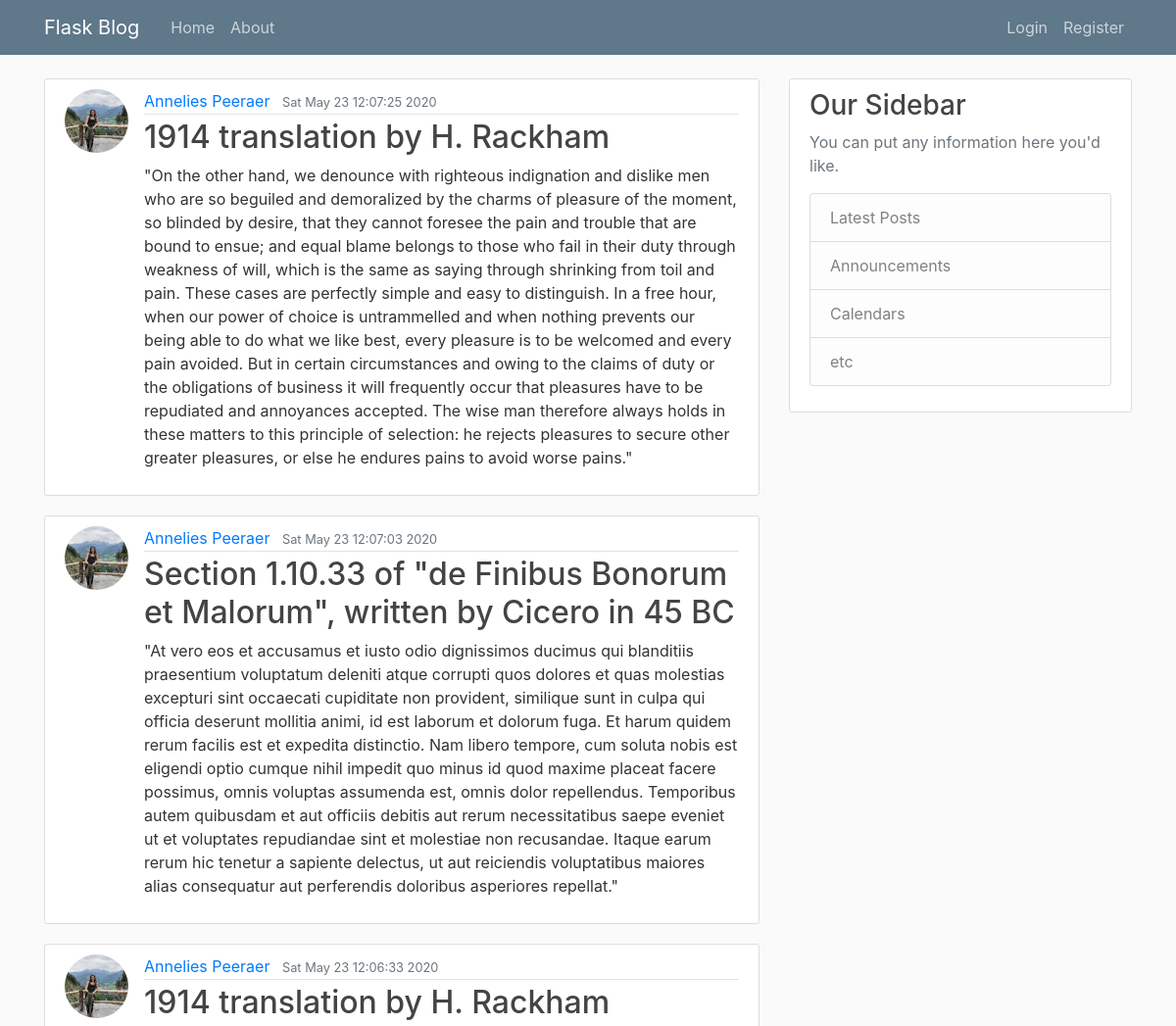
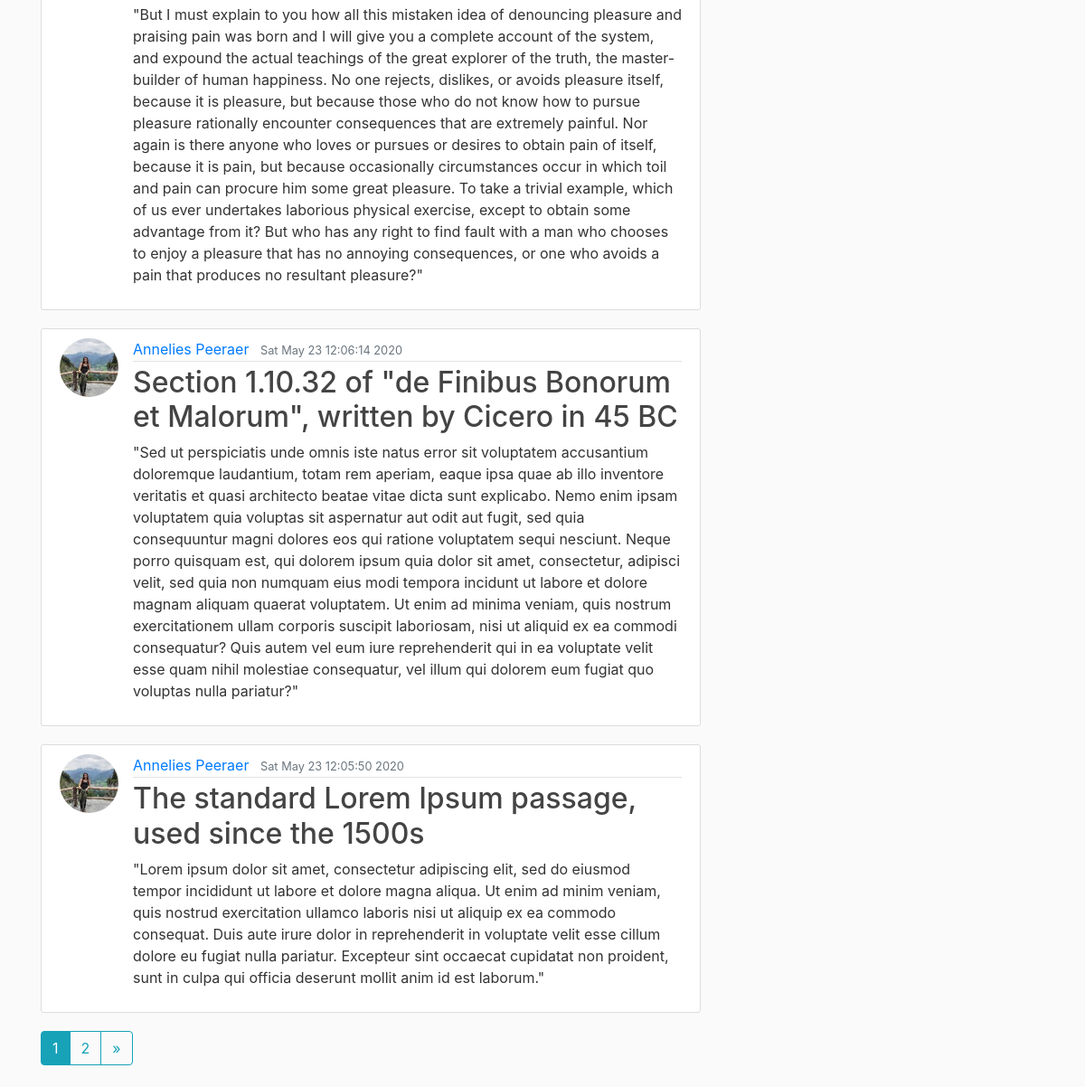
The page /home on the database its author committed (2 pictures, top to bottom).
### flaskblog/models.py (models this page shows, shortened)
class Post(db.Model):
    id = db.Column(db.Integer, primary_key=True)
    title = db.Column(db.String(100), nullable=False)
    date_posted = db.Column(db.DateTime, nullable=False, default=datetime.now)
    content = db.Column(db.Text, nullable=False)
    user_id = db.Column(db.Integer, db.ForeignKey('user.id'), nullable=False)

class User(db.Model, UserMixin):
    id = db.Column(db.Integer, primary_key=True)
    username = db.Column(db.String(20), unique=True, nullable=False)
    email = db.Column(db.String(120), unique=True, nullable=False)
    image_file = db.Column(db.String(20), nullable=False, default='default.jpg')
    password = db.Column(db.String(60), nullable=False)
    posts = db.relationship('Post', backref='author', lazy=True)

### flaskblog/routes.py (the view)
@app.route("/")
@app.route("/home")
def home():
    page = request.args.get('page', 1, type=int)
    posts = Post.query.order_by(Post.date_posted.desc()).paginate(page=page, per_page=5)
    return render_template('home.html', posts=posts)

### flaskblog/templates/home.html (shortened to what this page needs)
{% extends "layout.html" %}
{% block content %}
    {% for post in posts.items %}
        <article class="media content-section">
            <img class="rounded-circle article-img" src="{{ url_for('static', filename='profile_pics/' + post.author.image_file) }}">
            <div class="media-body">
                <div class="article-metadata">
                    <a class="mr-2" href="#">{{ post.author.username }}</a>
                    <small class="text-muted">{{ post.date_posted.strftime('%c') }}</small>
                </div>
                <h2><a class="article-title" href="{{ url_for('post', post_id=post.id) }}">{{ post.title }}</a></h2>
                <p class="article-content">{{ post.content }}</p>
            </div>
        </article>
    {% endfor %}
    <div class="btn-group">
        {% for page_num in posts.iter_pages(left_edge=1, right_edge=1, left_current=1, right_current=2) %}
            {% if page_num %}
                {% if posts.page == page_num %}
                    <a class="btn btn-info mb-4" href="{{ url_for('home', page=page_num) }}">{{ page_num }}</a>
                {% else %}
                    <a class="btn btn-outline-info mb-4" href="{{ url_for('home', page=page_num) }}">{{ page_num }}</a>
                {% endif %}
            {% else %}
                <span class="btn btn-outline-info mb-4 disabled">...</span>
            {% endif %}
        {% endfor %}
        {% if posts.has_next %}
            <a class="btn btn-outline-info mb-4" href="{{ url_for('home', page=posts.next_num) }}">
                <span>&raquo;</span>
            </a>
        {% endif %}
    </div>
{% endblock content %}

### flaskblog/templates/layout.html (shortened to what this page needs)
<!DOCTYPE html>
<html lang="en">
<head>
    <link rel="stylesheet" href="https://stackpath.bootstrapcdn.com/bootstrap/4.5.0/css/bootstrap.min.css">
    <link rel="stylesheet" type="text/css" href="{{ url_for('static', filename='main.css') }}">
</head>
<body>
    <header class="site-header">
        <nav class="navbar navbar-expand-md navbar-dark bg-steel fixed-top">
            <div class="container">
                <a class="navbar-brand mr-4" href="/">Flask Blog</a>
                <div class="collapse navbar-collapse" id="navbarToggle">
                    <div class="navbar-nav mr-auto">
                        <a class="nav-item nav-link" href="{{ url_for('home') }}">Home</a>
                        <a class="nav-item nav-link" href="{{ url_for('about') }}">About</a>
                    </div>
                    <div class="navbar-nav">
                        {% if current_user.is_authenticated %}
                            <a class="nav-item nav-link" href="{{ url_for('new_post') }}">New Post</a>
                            <a class="nav-item nav-link" href="{{ url_for('account') }}">Account</a>
                            <a class="nav-item nav-link" href="{{ url_for('logout') }}">Logout</a>
                        {% else %}
                            <a class="nav-item nav-link" href="{{ url_for('login') }}">Login</a>
                            <a class="nav-item nav-link" href="{{ url_for('register') }}">Register</a>
                        {% endif %}
                    </div>
                </div>
            </div>
        </nav>
    </header>
    <main role="main" class="container">
        <div class="row">
            <div class="col-md-8">
                {% block content %}{% endblock content %}
            </div>
            <div class="col-md-4">
                <div class="content-section">
                    <h3>Our Sidebar</h3>
                    <p class='text-muted'>You can put any information here you'd like.
                        <ul class="list-group">
                            <li class="list-group-item list-group-item-light">Latest Posts</li>
                            <li class="list-group-item list-group-item-light">Announcements</li>
                            <li class="list-group-item list-group-item-light">Calendars</li>
                            <li class="list-group-item list-group-item-light">etc</li>
                        </ul>
                    </p>
                </div>
            </div>
        </div>
    </main>
</body>
</html>

### flaskblog/static/main.css (style rules this page uses)
body { background: #fafafa; color: #333333; margin-top: 5rem; }
h1, h2, h3, h4, h5, h6 { color: #444444; }
.bg-steel { background-color: #5f788a; }
.site-header .navbar-nav .nav-link { color: #cbd5db; }
.content-section { background: #ffffff; padding: 10px 20px; border: 1px solid #dddddd; border-radius: 3px; margin-bottom: 20px; }
.article-title { color: #444444; }
.article-content { white-space: pre-line; }
.article-img { height: 65px; width: 65px; margin-right: 16px; }
.article-metadata { padding-bottom: 1px; margin-bottom: 4px; border-bottom: 1px solid #e3e3e3 }

### rows shown on the page
Post: image_file (picture), author.username "Annelies Peeraer", date_posted "Sat May 23 12:07:25 2020", title "1914 translation by H. Rackham", content "\"On the other hand, we denounce with righteous indignation and dislike men who are so beguiled and demoralized by the charms of pleasure of the moment, so blinded by desire, that they cannot foresee the pain and trouble that are bound to ensue; and equal blame belongs to those who fail in their duty through weakness of will, which is the same as saying through shrinking from toil and pain. These cases are perfectly simple and easy to distinguish. In a free hour, when our power of choice is untrammelled and when nothing prevents our being able to do what we like best, every pleasure is to be welcomed and every pain avoided. But in certain circumstances and owing to the claims of duty or the…"
Post: image_file (picture), author.username "Annelies Peeraer", date_posted "Sat May 23 12:07:03 2020", title "Section 1.10.33 of \"de Finibus Bonorum et Malorum\", written by Cicero in 45 BC", content "\"At vero eos et accusamus et iusto odio dignissimos ducimus qui blanditiis praesentium voluptatum deleniti atque corrupti quos dolores et quas molestias excepturi sint occaecati cupiditate non provident, similique sunt in culpa qui officia deserunt mollitia animi, id est laborum et dolorum fuga. Et harum quidem rerum facilis est et expedita distinctio. Nam libero tempore, cum soluta nobis est eligendi optio cumque nihil impedit quo minus id quod maxime placeat facere possimus, omnis voluptas assumenda est, omnis dolor repellendus. Temporibus autem quibusdam et aut officiis debitis aut rerum necessitatibus saepe eveniet ut et voluptates repudiandae sint et molestiae non recusandae. Itaque…"
Post: image_file (picture), author.username "Annelies Peeraer", date_posted "Sat May 23 12:06:33 2020", title "1914 translation by H. Rackham", content "\"But I must explain to you how all this mistaken idea of denouncing pleasure and praising pain was born and I will give you a complete account of the system, and expound the actual teachings of the great explorer of the truth, the master-builder of human happiness. No one rejects, dislikes, or avoids pleasure itself, because it is pleasure, but because those who do not know how to pursue pleasure rationally encounter consequences that are extremely painful. Nor again is there anyone who loves or pursues or desires to obtain pain of itself, because it is pain, but because occasionally circumstances occur in which toil and pain can procure him some great pleasure. To take a trivial example,…"
Post: image_file (picture), author.username "Annelies Peeraer", date_posted "Sat May 23 12:06:14 2020", title "Section 1.10.32 of \"de Finibus Bonorum et Malorum\", written by Cicero in 45 BC", content "\"Sed ut perspiciatis unde omnis iste natus error sit voluptatem accusantium doloremque laudantium, totam rem aperiam, eaque ipsa quae ab illo inventore veritatis et quasi architecto beatae vitae dicta sunt explicabo. Nemo enim ipsam voluptatem quia voluptas sit aspernatur aut odit aut fugit, sed quia consequuntur magni dolores eos qui ratione voluptatem sequi nesciunt. Neque porro quisquam est, qui dolorem ipsum quia dolor sit amet, consectetur, adipisci velit, sed quia non numquam eius modi tempora incidunt ut labore et dolore magnam aliquam quaerat voluptatem. Ut enim ad minima veniam, quis nostrum exercitationem ullam corporis suscipit laboriosam, nisi ut aliquid ex ea commodi…"
Post: image_file (picture), author.username "Annelies Peeraer", date_posted "Sat May 23 12:05:50 2020", title "The standard Lorem Ipsum passage, used since the 1500s", content "\"Lorem ipsum dolor sit amet, consectetur adipiscing elit, sed do eiusmod tempor incididunt ut labore et dolore magna aliqua. Ut enim ad minim veniam, quis nostrud exercitation ullamco laboris nisi ut aliquip ex ea commodo consequat. Duis aute irure dolor in reprehenderit in voluptate velit esse cillum dolore eu fugiat nulla pariatur. Excepteur sint occaecat cupidatat non proident, sunt in culpa qui officia deserunt mollit anim id est laborum.\""

### other values the page prints
{{ page_num }} "1"
{{ page_num }} "2"
